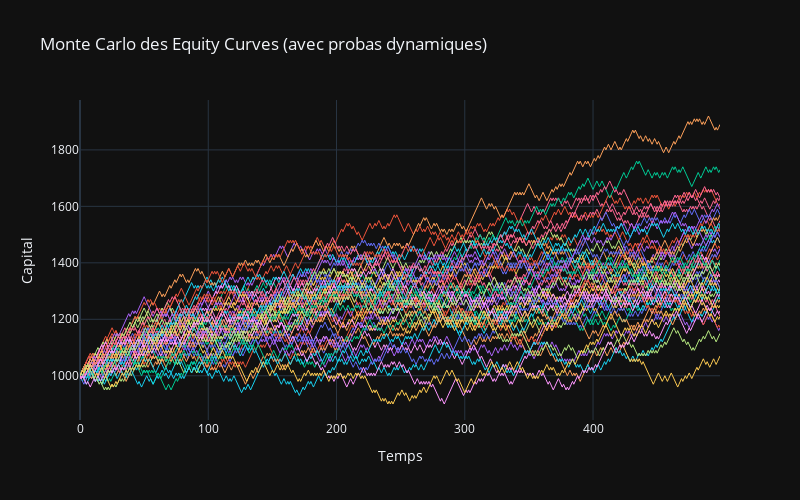

The notebook cell this image was saved under:
### Code cell
fig_mc.update_layout(
    title="Monte Carlo des Equity Curves (avec probas dynamiques)",
    xaxis_title="Temps",
    yaxis_title="Capital",
    template="plotly_dark",
    width=800,
    height=500
)

fig_mc.show()
mean_final = final_equities.mean()
print(f"Moyenne du capital final : {mean_final:.2f}")

### Figure 1 — Plotly figure (JSON) as saved in the notebook; plotly's stock layout.template omitted (floating-point values rounded to 4 significant figures; data arrays with more than 128 entries replaced by an {"elided": "..."} marker saying what was removed)
{"data": [{"line": {"width": 1}, "mode": "lines", "showlegend": false, "type": "scatter", "y": {"elided": "500 int values"}}, {"line": {"width": 1}, "mode": "lines", "showlegend": false, "type": "scatter", "y": {"elided": "500 int values"}}, {"line": {"width": 1}, "mode": "lines", "showlegend": false, "type": "scatter", "y": {"elided": "500 int values"}}, {"line": {"width": 1}, "mode": "lines", "showlegend": false, "type": "scatter", "y": {"elided": "500 int values"}}, {"line": {"width": 1}, "mode": "lines", "showlegend": false, "type": "scatter", "y": {"elided": "500 int values"}}, {"line": {"width": 1}, "mode": "lines", "showlegend": false, "type": "scatter", "y": {"elided": "500 int values"}}, {"line": {"width": 1}, "mode": "lines", "showlegend": false, "type": "scatter", "y": {"elided": "500 int values"}}, {"line": {"width": 1}, "mode": "lines", "showlegend": false, "type": "scatter", "y": {"elided": "500 int values"}}, {"line": {"width": 1}, "mode": "lines", "showlegend": false, "type": "scatter", "y": {"elided": "500 int values"}}, {"line": {"width": 1}, "mode": "lines", "showlegend": false, "type": "scatter", "y": {"elided": "500 int values"}}, {"line": {"width": 1}, "mode": "lines", "showlegend": false, "type": "scatter", "y": {"elided": "500 int values"}}, {"line": {"width": 1}, "mode": "lines", "showlegend": false, "type": "scatter", "y": {"elided": "500 int values"}}, {"line": {"width": 1}, "mode": "lines", "showlegend": false, "type": "scatter", "y": {"elided": "500 int values"}}, {"line": {"width": 1}, "mode": "lines", "showlegend": false, "type": "scatter", "y": {"elided": "500 int values"}}, {"line": {"width": 1}, "mode": "lines", "showlegend": false, "type": "scatter", "y": {"elided": "500 int values"}}, {"line": {"width": 1}, "mode": "lines", "showlegend": false, "type": "scatter", "y": {"elided": "500 int values"}}, {"line": {"width": 1}, "mode": "lines", "showlegend": false, "type": "scatter", "y": {"elided": "500 int values"}}, {"line": {"width": 1}, "mode": "lines", "showlegend": false, "type": "scatter", "y": {"elided": "500 int values"}}, {"line": {"width": 1}, "mode": "lines", "showlegend": false, "type": "scatter", "y": {"elided": "500 int values"}}, {"line": {"width": 1}, "mode": "lines", "showlegend": false, "type": "scatter", "y": {"elided": "500 int values"}}, {"line": {"width": 1}, "mode": "lines", "showlegend": false, "type": "scatter", "y": {"elided": "500 int values"}}, {"line": {"width": 1}, "mode": "lines", "showlegend": false, "type": "scatter", "y": {"elided": "500 int values"}}, {"line": {"width": 1}, "mode": "lines", "showlegend": false, "type": "scatter", "y": {"elided": "500 int values"}}, {"line": {"width": 1}, "mode": "lines", "showlegend": false, "type": "scatter", "y": {"elided": "500 int values"}}, {"line": {"width": 1}, "mode": "lines", "showlegend": false, "type": "scatter", "y": {"elided": "500 int values"}}, {"line": {"width": 1}, "mode": "lines", "showlegend": false, "type": "scatter", "y": {"elided": "500 int values"}}, {"line": {"width": 1}, "mode": "lines", "showlegend": false, "type": "scatter", "y": {"elided": "500 int values"}}, {"line": {"width": 1}, "mode": "lines", "showlegend": false, "type": "scatter", "y": {"elided": "500 int values"}}, {"line": {"width": 1}, "mode": "lines", "showlegend": false, "type": "scatter", "y": {"elided": "500 int values"}}, {"line": {"width": 1}, "mode": "lines", "showlegend": false, "type": "scatter", "y": {"elided": "500 int values"}}, {"line": {"width": 1}, "mode": "lines", "showlegend": false, "type": "scatter", "y": {"elided": "500 int values"}}, {"line": {"width": 1}, "mode": "lines", "showlegend": false, "type": "scatter", "y": {"elided": "500 int values"}}, {"line": {"width": 1}, "mode": "lines", "showlegend": false, "type": "scatter", "y": {"elided": "500 int values"}}, {"line": {"width": 1}, "mode": "lines", "showlegend": false, "type": "scatter", "y": {"elided": "500 int values"}}, {"line": {"width": 1}, "mode": "lines", "showlegend": false, "type": "scatter", "y": {"elided": "500 int values"}}, {"line": {"width": 1}, "mode": "lines", "showlegend": false, "type": "scatter", "y": {"elided": "500 int values"}}, {"line": {"width": 1}, "mode": "lines", "showlegend": false, "type": "scatter", "y": {"elided": "500 int values"}}, {"line": {"width": 1}, "mode": "lines", "showlegend": false, "type": "scatter", "y": {"elided": "500 int values"}}, {"line": {"width": 1}, "mode": "lines", "showlegend": false, "type": "scatter", "y": {"elided": "500 int values"}}, {"line": {"width": 1}, "mode": "lines", "showlegend": false, "type": "scatter", "y": {"elided": "500 int values"}}, {"line": {"width": 1}, "mode": "lines", "showlegend": false, "type": "scatter", "y": {"elided": "500 int values"}}, {"line": {"width": 1}, "mode": "lines", "showlegend": false, "type": "scatter", "y": {"elided": "500 int values"}}, {"line": {"width": 1}, "mode": "lines", "showlegend": false, "type": "scatter", "y": {"elided": "500 int values"}}, {"line": {"width": 1}, "mode": "lines", "showlegend": false, "type": "scatter", "y": {"elided": "500 int values"}}, {"line": {"width": 1}, "mode": "lines", "showlegend": false, "type": "scatter", "y": {"elided": "500 int values"}}, {"line": {"width": 1}, "mode": "lines", "showlegend": false, "type": "scatter", "y": {"elided": "500 int values"}}, {"line": {"width": 1}, "mode": "lines", "showlegend": false, "type": "scatter", "y": {"elided": "500 int values"}}, {"line": {"width": 1}, "mode": "lines", "showlegend": false, "type": "scatter", "y": {"elided": "500 int values"}}, {"line": {"width": 1}, "mode": "lines", "showlegend": false, "type": "scatter", "y": {"elided": "500 int values"}}, {"line": {"width": 1}, "mode": "lines", "showlegend": false, "type": "scatter", "y": {"elided": "500 int values"}}], "layout": {"height": 500, "title": {"text": "Monte Carlo des Equity Curves (avec probas dynamiques)"}, "width": 800, "xaxis": {"title": {"text": "Temps"}}, "yaxis": {"title": {"text": "Capital"}}}}
